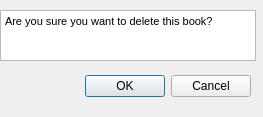
<?xml version="1.0" encoding="UTF-8"?>
<ui version="4.0">
 <class>delete_dialog</class>
 <widget class="QDialog" name="delete_dialog">
  <property name="geometry">
   <rect>
    <x>0</x>
    <y>0</y>
    <width>263</width>
    <height>117</height>
   </rect>
  </property>
  <property name="windowTitle">
   <string>Dialog</string>
  </property>
  <widget class="QDialogButtonBox" name="buttonBox">
   <property name="geometry">
    <rect>
     <x>10</x>
     <y>70</y>
     <width>241</width>
     <height>32</height>
    </rect>
   </property>
   <property name="orientation">
    <enum>Qt::Horizontal</enum>
   </property>
   <property name="standardButtons">
    <set>QDialogButtonBox::Cancel|QDialogButtonBox::Ok</set>
   </property>
  </widget>
  <widget class="QTextBrowser" name="textBrowser">
   <property name="geometry">
    <rect>
     <x>0</x>
     <y>10</y>
     <width>256</width>
     <height>51</height>
    </rect>
   </property>
   <property name="html">
    <string>&lt;!DOCTYPE HTML PUBLIC &quot;-//W3C//DTD HTML 4.0//EN&quot; &quot;http://www.w3.org/TR/REC-html40/strict.dtd&quot;&gt;
&lt;html&gt;&lt;head&gt;&lt;meta name=&quot;qrichtext&quot; content=&quot;1&quot; /&gt;&lt;style type=&quot;text/css&quot;&gt;
p, li { white-space: pre-wrap; }
&lt;/style&gt;&lt;/head&gt;&lt;body style=&quot; font-family:'MS Shell Dlg 2'; font-size:8.25pt; font-weight:400; font-style:normal;&quot;&gt;
&lt;p style=&quot; margin-top:0px; margin-bottom:0px; margin-left:0px; margin-right:0px; -qt-block-indent:0; text-indent:0px;&quot;&gt;Are you sure you want to delete this book?&lt;/p&gt;&lt;/body&gt;&lt;/html&gt;</string>
   </property>
  </widget>
 </widget>
 <resources/>
 <connections>
  <connection>
   <sender>buttonBox</sender>
   <signal>accepted()</signal>
   <receiver>delete_dialog</receiver>
   <slot>accept()</slot>
   <hints>
    <hint type="sourcelabel">
     <x>248</x>
     <y>254</y>
    </hint>
    <hint type="destinationlabel">
     <x>157</x>
     <y>274</y>
    </hint>
   </hints>
  </connection>
  <connection>
   <sender>buttonBox</sender>
   <signal>rejected()</signal>
   <receiver>delete_dialog</receiver>
   <slot>reject()</slot>
   <hints>
    <hint type="sourcelabel">
     <x>316</x>
     <y>260</y>
    </hint>
    <hint type="destinationlabel">
     <x>286</x>
     <y>274</y>
    </hint>
   </hints>
  </connection>
 </connections>
</ui>
